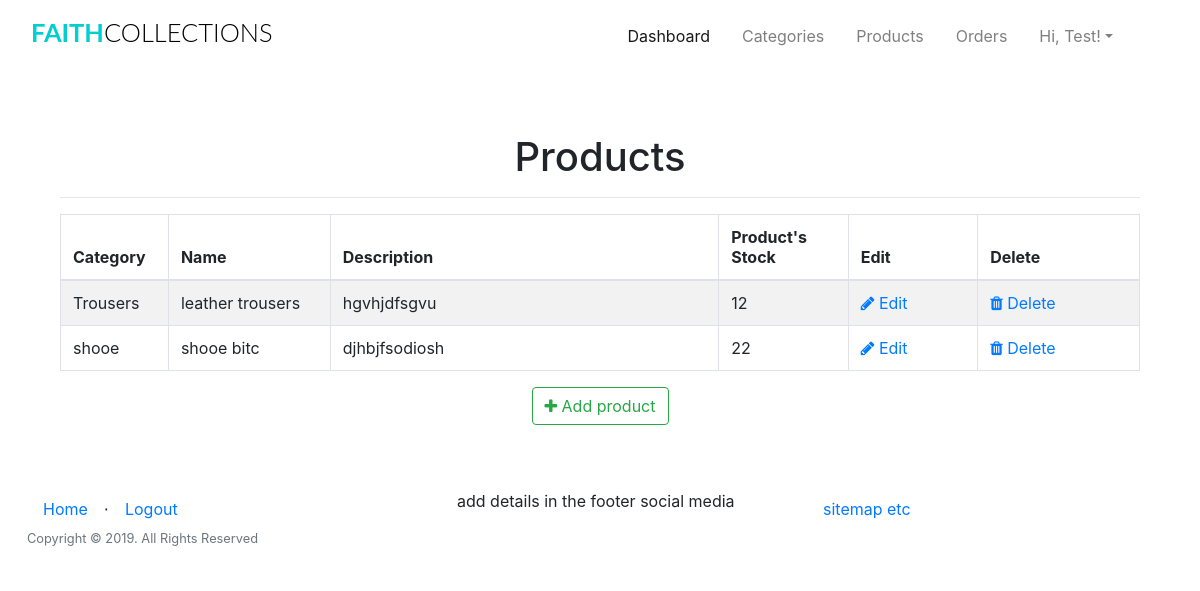
Page /admin/products/ (signed in) on the committed database.
### app/models.py (models this page shows, shortened)
class User(UserMixin, db.Model):
	__tablename__="user"
	id = db.Column(db.Integer, primary_key=True)
	firstname = db.Column(db.String(24), index=True)
	lastname = db.Column(db.String(24), index=True)
	email = db.Column(db.String(50), index=True, unique=True)
	password_hash = db.Column(db.String)
	phonenumber = db.Column(db.String(18), index=True, unique=True)
	is_admin = db.Column(db.Boolean, default = False)
	order = db.relationship('Order', backref='my_orders')
	kart = db.relationship('Kart', uselist=False, backref='user_kart')
	shipping_info = db.relationship('ShippingInfo', backref='role',lazy='dynamic')

class Products(db.Model):
	__tablename__ = 'product'
	id = db.Column(db.Integer, primary_key=True)
	product_name = db.Column(db.String(100), index=True)
	product_price = db.Column(db.Integer, index=True)
	product_image = db.Column(db.String(120),index=True)
	product_description = db.Column(db.String(200), index=True)
	product_stock = db.Column(db.Integer, index = True)
	product_size = db.Column(db.String(5), index = True)
	categories_id = db.Column(db.Integer, db.ForeignKey('categories.id'))
	'''
		foreign key for product.id
		test this weda its one order several products or several orders, serveral products
		using many to many for now
		#many many rel with order
	'''
	order = db.relationship("Order", secondary = association_table)

class Categories(db.Model):
	id = db.Column(db.Integer, primary_key=True)
	category_name  = db.Column(db.String(20), index = True)
	product = db.relationship('Products', backref='products_categories')

### app/admin/routes.py (the view)
@admin.route('/products/')
@login_required
def list_products():
	check_admin()
	'''
	list all products
	'''
	products = Products.query.all()
	return render_template('admin/products/products.html', title = 'Products', products = products)

### app/admin/routes.py (called while the page is built)
def check_admin():
	if not current_user.is_admin:
		abort(403)

### app/models.py (called while the page is built)
@login_manager.user_loader
def load_user(id):
    return User.query.get(int(id))

### app/templates/admin/products/products.html (shortened to what this page needs)
{% extends "base.html" %}
{% block head %}
<head>
    <link href="//maxcdn.bootstrapcdn.com/font-awesome/4.1.0/css/font-awesome.min.css" rel="stylesheet">
</head>
{%endblock head%}
{% block body %}
<div class="container">
  <div class="outer">
    <div class="middle">
      <div class="inner">
        <br/>
        <br/>
        <h1 style="text-align:center;">Products</h1>
        {% if products %}
          <hr class="intro-divider">
            <table class="table table-striped table-bordered">
              <thead>
                <tr>
                  <th width="10%"> Category</th>
                  <th width="15%"> Name </th>
                  <th width="36%"> Description </th>
                  <th width="12%"> Product's Stock </th>
                  <th width="12%"> Edit </th>
                  <th width="15%"> Delete </th>
                </tr>
              </thead>
              <tbody>
              {% for product in products %}
                <tr>
                  <td>{{ product.products_categories.category_name }} </td>
                  <td> {{ product.product_name }} </td>
                  <td> {{ product.product_description }} </td>
                  <td>
                    {% if product %}
                      {{ product.product_stock }}
                    {% else %}
                      0
                    {% endif %}
                  </td>
                  <td>
                    <a href="{{ url_for('admin.edit_product', id=product.id) }}">
                      <i class="fa fa-pencil"></i> Edit
                    </a>
                  </td>
                  <td>
                    <a href="{{ url_for('admin.delete_product', id=product.id) }}">
                      <i class="fa fa-trash"></i> Delete
                    </a>
                  </td>
                </tr>
              {% endfor %}
              </tbody>
            </table>
          </div>
          <div style="text-align: center">
        {% else %}
          <div style="text-align: center">
            <h3> No Products have been added. </h3>
            <hr class="intro-divider">
        {% endif %}
          <a href="{{ url_for('admin.add_product') }}" class="btn btn-outline-success">
            <i class="fa fa-plus"></i>
            Add product
          </a>
        </div>
      </div>
    </div>
  </div>
{% endblock %}

### app/templates/base.html (shortened to what this page needs)
<html>
    <head>
        <link href="{{ url_for('static', filename='css/bootstrap.min.css') }}"rel="stylesheet">
        <link href="{{ url_for('static', filename='css/st.css') }}"rel="stylesheet">
        {%block head%}
        {%endblock head%}
    </head>
    <body>
            <div class="container-fluid mt-1 mb-3">
                <nav class="navbar navbar-expand-lg navbar-light">
                    <h1 class="brand_name">
                        <a class="navbar-brand" href="{{ url_for('home.homepage') }}">Faith<span>Collections</span></a>
                    </h1>
                    <div class="collapse navbar-collapse" id="navbarTogglerDemo03">
                    <ul class="navbar-nav ml-auto mr-5 mt-2 mt-lg-0">
                            {% if current_user.is_authenticated %}
                            {% if current_user.is_admin %}
                            <li class="nav-item ml-3">
                              <a class="nav-link active" href="{{ url_for('home.admin_dashboard') }}">Dashboard</a>
                            </li>
                            <li class="nav-item ml-3">
                              <a class="nav-link" href="{{ url_for('admin.list_categories') }}">Categories</a>
                            </li>
                            <li class="nav-item ml-3">
                              <a class="nav-link" href="{{ url_for('admin.list_products') }}">Products</a>
                            </li>
                            <li class="nav-item ml-3">
                              <a class="nav-link" href="#" >Orders</a>
                            </li>
                            {% else %}
                              <li class="nav-item ml-3">
                                <a class="nav-link" href="{{ url_for('users.cart') }}">Cart<span class="badge badge-light">{{ count }}</span></a>
                              </li>
                              {% endif %}
                              <li class="nav-item dropdown ml-3">
                                    <a class="nav-link dropdown-toggle" data-toggle="dropdown" href="#" role="button" aria-haspopup="true" aria-expanded="false">
                                        Hi, {{ current_user.firstname }}!</a>
                                  </li>
                                    {% endif %}
                    </ul>
                    </div>
                </nav>
            </div>
    <div class=" container">
            {% block body %}
            {% endblock %}
    </div>
    <div class="push"></div>
    <div class="container-fluid">
        <footer>
                <div class="row">
                        <div class="col">
                                <ul class="nav">
                                    <li class=" nav-item" ><a class="nav-link" href="{{ url_for('home.homepage') }}">Home</a></li>
                                    <li class="footer-menu-divider mt-2">⋅</li>
                                    {% if current_user.is_authenticated %}
                                        <li class=" nav-item" ><a class="nav-link" href="{{ url_for('auth.logout') }}">Logout</a></li>
                                    {% else %}
                                        <li class=" nav-item" ><a class="nav-link" href="{{ url_for('auth.register') }}">Register</a></li>
                                        <li class="footer-menu-divider mt-2">⋅</li>
                                        <li class=" nav-item" ><a class="nav-link" href="{{ url_for('auth.login') }}">Login</a></li>
                                    {% endif %}
                                </ul>
                                <p class="copyright text-muted small">Copyright © 2019. All Rights Reserved</p>
                        </div>
                        <div class="col">
                                <ul class="d-inline-block">
                                 <li class="d-inline-block">add details in the footer</li>
                                 <li class="d-inline-block">social media</li>
                                </ul>
                        </div>
                        <div class="col">
                            <ul class="nav">
                            <li class="d-inline-block"><a class="nav-link" href="#">sitemap etc</a></li>
                            </ul>
                        </div>
                </div>
        </footer>
    </div>
    </body>
</html>

### app/static/css/st.css (style rules this page uses)
.brand_name .navbar-brand { font-size:1.59rem; text-transform: uppercase; font-family: 'Lato', sans-serif; font-weight: 700; color: #333; }
.brand_name >.navbar-brand { color:#01CFCF; text-decoration: none; }
.brand_name >.navbar-brand span { color: #000; font-weight: 300; }
.push { height:4em; }
.row { margin-left: auto; margin-right: auto; margin-bottom: 20px; }
.row:after { content: ""; display: table; clear: both; }
.row .col { float: left; -webkit-box-sizing: border-box; box-sizing: border-box; padding: 0 0.75rem; min-height: 1px; }

### rows in the picture
User: firstname "Test"
Products: products_categories.category_name "Trousers", product_name "leather trousers", product_description "hgvhjdfsgvu", product_stock "12"
Products: products_categories.category_name "shooe", product_name "shooe bitc", product_description "djhbjfsodiosh", product_stock "22"
